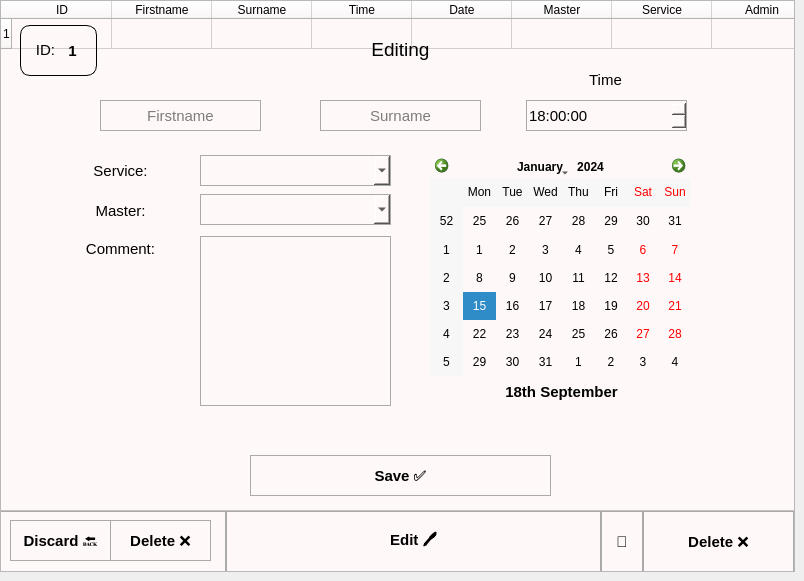
    <widget class="QWidget" name="tab_3">
     <attribute name="title">
      <string>Manage appointments</string>
     </attribute>
     <widget class="QFrame" name="frame_2">
      <property name="geometry">
       <rect>
        <x>0</x>
        <y>0</y>
        <width>795</width>
        <height>572</height>
       </rect>
      </property>
      <property name="frameShape">
       <enum>QFrame::StyledPanel</enum>
      </property>
      <property name="frameShadow">
       <enum>QFrame::Raised</enum>
      </property>
      <widget class="QTableWidget" name="tableWidget">
       <property name="geometry">
        <rect>
         <x>0</x>
         <y>0</y>
         <width>795</width>
         <height>511</height>
        </rect>
       </property>
       <property name="sizePolicy">
        <sizepolicy hsizetype="Expanding" vsizetype="Expanding">
         <horstretch>0</horstretch>
         <verstretch>0</verstretch>
        </sizepolicy>
       </property>
       <property name="styleSheet">
        <string notr="true">background: none;
background-color: rgb(255, 248, 248);</string>
       </property>
       <property name="frameShape">
        <enum>QFrame::StyledPanel</enum>
       </property>
       <property name="horizontalScrollBarPolicy">
        <enum>Qt::ScrollBarAlwaysOff</enum>
       </property>
       <property name="sizeAdjustPolicy">
        <enum>QAbstractScrollArea::AdjustIgnored</enum>
       </property>
       <property name="sortingEnabled">
        <bool>true</bool>
       </property>
       <property name="columnCount">
        <number>10</number>
       </property>
       <row>
        <property name="text">
         <string>1</string>
        </property>
       </row>
       <column>
        <property name="text">
         <string>ID</string>
        </property>
        <property name="textAlignment">
         <set>AlignCenter</set>
        </property>
       </column>
       <column>
        <property name="text">
         <string>Firstname</string>
        </property>
        <property name="textAlignment">
         <set>AlignCenter</set>
        </property>
       </column>
       <column>
        <property name="text">
         <string>Surname</string>
        </property>
        <property name="textAlignment">
         <set>AlignCenter</set>
        </property>
       </column>
       <column>
        <property name="text">
         <string>Time</string>
        </property>
        <property name="textAlignment">
         <set>AlignCenter</set>
        </property>
       </column>
       <column>
        <property name="text">
         <string>Date</string>
        </property>
        <property name="textAlignment">
         <set>AlignCenter</set>
        </property>
       </column>
       <column>
        <property name="text">
         <string>Master</string>
        </property>
        <property name="textAlignment">
         <set>AlignCenter</set>
        </property>
       </column>
       <column>
        <property name="text">
         <string>Service</string>
        </property>
        <property name="textAlignment">
         <set>AlignCenter</set>
        </property>
       </column>
       <column>
        <property name="text">
         <string>Admin</string>
        </property>
        <property name="textAlignment">
         <set>AlignCenter</set>
        </property>
       </column>
       <column>
        <property name="text">
         <string>Added on</string>
        </property>
        <property name="textAlignment">
         <set>AlignCenter</set>
        </property>
       </column>
       <column>
        <property name="text">
         <string>Comment</string>
        </property>
        <property name="textAlignment">
         <set>AlignCenter</set>
        </property>
       </column>
       <item row="0" column="0">
        <property name="text">
         <string/>
        </property>
       </item>
      </widget>
      <widget class="QPushButton" name="pushButton_10">
       <property name="geometry">
        <rect>
         <x>226</x>
         <y>511</y>
         <width>375</width>
         <height>61</height>
        </rect>
       </property>
       <property name="sizeIncrement">
        <size>
         <width>0</width>
         <height>0</height>
        </size>
       </property>
       <property name="font">
        <font>
         <pointsize>11</pointsize>
         <bold>true</bold>
        </font>
       </property>
       <property name="focusPolicy">
        <enum>Qt::StrongFocus</enum>
       </property>
       <property name="styleSheet">
        <string notr="true">background: none;
background-color: rgb(255, 248, 248);
border: 1px solid rgb(170, 170, 170);</string>
       </property>
       <property name="text">
        <string>Edit 🖊️</string>
       </property>
       <property name="iconSize">
        <size>
         <width>17</width>
         <height>16</height>
        </size>
       </property>
      </widget>
      <widget class="QPushButton" name="pushButton_11">
       <property name="geometry">
        <rect>
         <x>643</x>
         <y>511</y>
         <width>151</width>
         <height>61</height>
        </rect>
       </property>
       <property name="sizeIncrement">
        <size>
         <width>0</width>
         <height>0</height>
        </size>
       </property>
       <property name="font">
        <font>
         <pointsize>11</pointsize>
         <bold>true</bold>
        </font>
       </property>
       <property name="focusPolicy">
        <enum>Qt::StrongFocus</enum>
       </property>
       <property name="styleSheet">
        <string notr="true">background: none;
background-color: rgb(255, 248, 248);
border: 1px solid rgb(170, 170, 170);</string>
       </property>
       <property name="text">
        <string>Delete ❌</string>
       </property>
       <property name="iconSize">
        <size>
         <width>17</width>
         <height>16</height>
        </size>
       </property>
      </widget>
      <widget class="QPushButton" name="pushButton_13">
       <property name="geometry">
        <rect>
         <x>601</x>
         <y>511</y>
         <width>42</width>
         <height>61</height>
        </rect>
       </property>
       <property name="sizeIncrement">
        <size>
         <width>0</width>
         <height>0</height>
        </size>
       </property>
       <property name="font">
        <font>
         <pointsize>11</pointsize>
         <bold>true</bold>
        </font>
       </property>
       <property name="focusPolicy">
        <enum>Qt::StrongFocus</enum>
       </property>
       <property name="styleSheet">
        <string notr="true">background: none;
background-color: rgb(255, 248, 248);
border: 1px solid rgb(170, 170, 170);</string>
       </property>
       <property name="text">
        <string>🔄</string>
       </property>
       <property name="iconSize">
        <size>
         <width>17</width>
         <height>16</height>
        </size>
       </property>
      </widget>
      <widget class="QPushButton" name="pushButton_17">
       <property name="geometry">
        <rect>
         <x>0</x>
         <y>511</y>
         <width>226</width>
         <height>61</height>
        </rect>
       </property>
       <property name="sizeIncrement">
        <size>
         <width>0</width>
         <height>0</height>
        </size>
       </property>
       <property name="font">
        <font>
         <pointsize>11</pointsize>
         <bold>true</bold>
        </font>
       </property>
       <property name="focusPolicy">
        <enum>Qt::StrongFocus</enum>
       </property>
       <property name="styleSheet">
        <string notr="true">background: none;
background-color: rgb(255, 248, 248);
border: 1px solid rgb(170, 170, 170);</string>
       </property>
       <property name="text">
        <string>Add</string>
       </property>
       <property name="iconSize">
        <size>
         <width>17</width>
         <height>16</height>
        </size>
       </property>
      </widget>
     </widget>
     <widget class="QFrame" name="frame_5">
      <property name="geometry">
       <rect>
        <x>0</x>
        <y>0</y>
        <width>795</width>
        <height>572</height>
       </rect>
      </property>
      <property name="frameShape">
       <enum>QFrame::StyledPanel</enum>
      </property>
      <property name="frameShadow">
       <enum>QFrame::Raised</enum>
      </property>
      <widget class="QLineEdit" name="lineEdit_7">
       <property name="geometry">
        <rect>
         <x>100</x>
         <y>100</y>
         <width>161</width>
         <height>31</height>
        </rect>
       </property>
       <property name="font">
        <font>
         <pointsize>11</pointsize>
        </font>
       </property>
       <property name="styleSheet">
        <string notr="true">background: none;
background-color: rgb(255, 248, 248);
border: 1px solid rgb(170, 170, 170);</string>
       </property>
       <property name="text">
        <string/>
       </property>
       <property name="alignment">
        <set>Qt::AlignCenter</set>
       </property>
       <property name="placeholderText">
        <string>Firstname</string>
       </property>
      </widget>
      <widget class="QLineEdit" name="lineEdit_6">
       <property name="geometry">
        <rect>
         <x>320</x>
         <y>100</y>
         <width>161</width>
         <height>31</height>
        </rect>
       </property>
       <property name="font">
        <font>
         <pointsize>11</pointsize>
        </font>
       </property>
       <property name="styleSheet">
        <string notr="true">background: none;
background-color: rgb(255, 248, 248);
border: 1px solid rgb(170, 170, 170);</string>
       </property>
       <property name="alignment">
        <set>Qt::AlignCenter</set>
       </property>
       <property name="placeholderText">
        <string>Surname</string>
       </property>
      </widget>
      <widget class="QTimeEdit" name="timeEdit_2">
       <property name="geometry">
        <rect>
         <x>526</x>
         <y>100</y>
         <width>161</width>
         <height>31</height>
        </rect>
       </property>
       <property name="font">
        <font>
         <pointsize>11</pointsize>
        </font>
       </property>
       <property name="styleSheet">
        <string notr="true">background: none;
background-color: rgb(255, 248, 248);
border: 1px solid rgb(170, 170, 170);</string>
       </property>
       <property name="time">
        <time>
         <hour>18</hour>
         <minute>0</minute>
         <second>0</second>
        </time>
       </property>
      </widget>
      <widget class="QLabel" name="label_13">
       <property name="geometry">
        <rect>
         <x>570</x>
         <y>70</y>
         <width>71</width>
         <height>20</height>
        </rect>
       </property>
       <property name="font">
        <font>
         <pointsize>11</pointsize>
        </font>
       </property>
       <property name="styleSheet">
        <string notr="true"/>
       </property>
       <property name="text">
        <string>Time</string>
       </property>
       <property name="alignment">
        <set>Qt::AlignCenter</set>
       </property>
      </widget>
      <widget class="QLabel" name="label_10">
       <property name="geometry">
        <rect>
         <x>431</x>
         <y>376</y>
         <width>261</width>
         <height>31</height>
        </rect>
       </property>
       <property name="font">
        <font>
         <pointsize>11</pointsize>
         <bold>true</bold>
        </font>
       </property>
       <property name="styleSheet">
        <string notr="true">background: none;
background-color: rgb(255, 248, 248);</string>
       </property>
       <property name="text">
        <string>18th September</string>
       </property>
       <property name="alignment">
        <set>Qt::AlignCenter</set>
       </property>
      </widget>
      <widget class="QComboBox" name="comboBox_4">
       <property name="geometry">
        <rect>
         <x>200</x>
         <y>194</y>
         <width>191</width>
         <height>31</height>
        </rect>
       </property>
       <property name="font">
        <font>
         <pointsize>11</pointsize>
        </font>
       </property>
       <property name="styleSheet">
        <string notr="true">background: none;
background-color: rgb(255, 248, 248);
border: 1px solid rgb(170, 170, 170);
</string>
       </property>
      </widget>
      <widget class="QLabel" name="label_11">
       <property name="geometry">
        <rect>
         <x>45</x>
         <y>200</y>
         <width>151</width>
         <height>21</height>
        </rect>
       </property>
       <property name="font">
        <font>
         <pointsize>11</pointsize>
        </font>
       </property>
       <property name="text">
        <string>Master:</string>
       </property>
       <property name="alignment">
        <set>Qt::AlignCenter</set>
       </property>
      </widget>
      <widget class="QLabel" name="label_12">
       <property name="geometry">
        <rect>
         <x>45</x>
         <y>160</y>
         <width>151</width>
         <height>21</height>
        </rect>
       </property>
       <property name="font">
        <font>
         <pointsize>11</pointsize>
        </font>
       </property>
       <property name="text">
        <string>Service:</string>
       </property>
       <property name="alignment">
        <set>Qt::AlignCenter</set>
       </property>
      </widget>
      <widget class="QComboBox" name="comboBox_3">
       <property name="geometry">
        <rect>
         <x>200</x>
         <y>155</y>
         <width>191</width>
         <height>31</height>
        </rect>
       </property>
       <property name="font">
        <font>
         <pointsize>11</pointsize>
        </font>
       </property>
       <property name="styleSheet">
        <string notr="true">background: none;
background-color: rgb(255, 248, 248);
border: 1px solid rgb(170, 170, 170);</string>
       </property>
      </widget>
      <widget class="QCalendarWidget" name="calendarWidget_2">
       <property name="geometry">
        <rect>
         <x>430</x>
         <y>155</y>
         <width>261</width>
         <height>221</height>
        </rect>
       </property>
       <property name="styleSheet">
        <string notr="true">background: none;
background-color: rgb(255, 248, 248);
color: rgb(0,0,0);</string>
       </property>
      </widget>
      <widget class="QPushButton" name="pushButton_6">
       <property name="geometry">
        <rect>
         <x>250</x>
         <y>455</y>
         <width>301</width>
         <height>41</height>
        </rect>
       </property>
       <property name="sizeIncrement">
        <size>
         <width>0</width>
         <height>0</height>
        </size>
       </property>
       <property name="font">
        <font>
         <pointsize>11</pointsize>
         <bold>true</bold>
        </font>
       </property>
       <property name="focusPolicy">
        <enum>Qt::StrongFocus</enum>
       </property>
       <property name="styleSheet">
        <string notr="true">background: none;
background-color: rgb(255, 248, 248);
border: 1px solid rgb(170, 170, 170);</string>
       </property>
       <property name="text">
        <string>Save ✅</string>
       </property>
       <property name="iconSize">
        <size>
         <width>17</width>
         <height>16</height>
        </size>
       </property>
      </widget>
      <widget class="QPushButton" name="pushButton_9">
       <property name="geometry">
        <rect>
         <x>10</x>
         <y>520</y>
         <width>101</width>
         <height>41</height>
        </rect>
       </property>
       <property name="sizeIncrement">
        <size>
         <width>0</width>
         <height>0</height>
        </size>
       </property>
       <property name="font">
        <font>
         <pointsize>11</pointsize>
         <bold>true</bold>
        </font>
       </property>
       <property name="focusPolicy">
        <enum>Qt::StrongFocus</enum>
       </property>
       <property name="styleSheet">
        <string notr="true">background: none;
background-color: rgb(255, 248, 248);
border: 1px solid rgb(170, 170, 170);</string>
       </property>
       <property name="text">
        <string>Discard 🔙</string>
       </property>
       <property name="iconSize">
        <size>
         <width>17</width>
         <height>16</height>
        </size>
       </property>
      </widget>
      <widget class="QPushButton" name="pushButton_12">
       <property name="geometry">
        <rect>
         <x>110</x>
         <y>520</y>
         <width>101</width>
         <height>41</height>
        </rect>
       </property>
       <property name="sizeIncrement">
        <size>
         <width>0</width>
         <height>0</height>
        </size>
       </property>
       <property name="font">
        <font>
         <pointsize>11</pointsize>
         <bold>true</bold>
        </font>
       </property>
       <property name="focusPolicy">
        <enum>Qt::StrongFocus</enum>
       </property>
       <property name="styleSheet">
        <string notr="true">background: none;
background-color: rgb(255, 248, 248);
border: 1px solid rgb(170, 170, 170);</string>
       </property>
       <property name="text">
        <string>Delete ❌</string>
       </property>
       <property name="iconSize">
        <size>
         <width>17</width>
         <height>16</height>
        </size>
       </property>
      </widget>
      <widget class="QLabel" name="label_15">
       <property name="geometry">
        <rect>
         <x>320</x>
         <y>34</y>
         <width>161</width>
         <height>31</height>
        </rect>
       </property>
       <property name="font">
        <font>
         <pointsize>14</pointsize>
        </font>
       </property>
       <property name="text">
        <string>Editing</string>
       </property>
       <property name="alignment">
        <set>Qt::AlignCenter</set>
       </property>
      </widget>
      <widget class="QLabel" name="label_14">
       <property name="geometry">
        <rect>
         <x>45</x>
         <y>238</y>
         <width>151</width>
         <height>21</height>
        </rect>
       </property>
       <property name="font">
        <font>
         <pointsize>11</pointsize>
        </font>
       </property>
       <property name="text">
        <string>Comment:</string>
       </property>
       <property name="alignment">
        <set>Qt::AlignCenter</set>
       </property>
      </widget>
      <widget class="QTextEdit" name="textEdit">
       <property name="geometry">
        <rect>
         <x>200</x>
         <y>236</y>
         <width>191</width>
         <height>170</height>
        </rect>
       </property>
       <property name="font">
        <font>
         <pointsize>10</pointsize>
        </font>
       </property>
       <property name="styleSheet">
        <string notr="true">background: none;
background-color: rgb(255, 248, 248);
border: 1px solid rgb(170, 170, 170);</string>
       </property>
      </widget>
      <widget class="QGroupBox" name="groupBox_2">
       <property name="geometry">
        <rect>
         <x>20</x>
         <y>25</y>
         <width>77</width>
         <height>51</height>
        </rect>
       </property>
       <property name="styleSheet">
        <string notr="true">border: 1px solid black;
border-radius: 10px;
background: none;</string>
       </property>
       <property name="title">
        <string/>
       </property>
       <widget class="QLabel" name="label_16">
        <property name="geometry">
         <rect>
          <x>10</x>
          <y>15</y>
          <width>31</width>
          <height>20</height>
         </rect>
        </property>
        <property name="font">
         <font>
          <pointsize>11</pointsize>
         </font>
        </property>
        <property name="styleSheet">
         <string notr="true">border: none;
background: none;</string>
        </property>
        <property name="text">
         <string>ID:</string>
        </property>
        <property name="alignment">
         <set>Qt::AlignCenter</set>
        </property>
       </widget>
       <widget class="QLabel" name="label_17">
        <property name="geometry">
         <rect>
          <x>37</x>
          <y>10</y>
          <width>31</width>
          <height>31</height>
         </rect>
        </property>
        <property name="font">
         <font>
          <pointsize>11</pointsize>
          <bold>true</bold>
         </font>
        </property>
        <property name="styleSheet">
         <string notr="true">border: none;
background: none;</string>
        </property>
        <property name="text">
         <string>1</string>
        </property>
        <property name="alignment">
         <set>Qt::AlignCenter</set>
        </property>
       </widget>
      </widget>
     </widget>
     <widget class="QFrame" name="frame_10">
      <property name="geometry">
       <rect>
        <x>0</x>
        <y>0</y>
        <width>795</width>
        <height>572</height>
       </rect>
      </property>
      <property name="frameShape">
       <enum>QFrame::StyledPanel</enum>
      </property>
      <property name="frameShadow">
       <enum>QFrame::Raised</enum>
      </property>
      <widget class="QLineEdit" name="lineEdit_8">
       <property name="geometry">
        <rect>
         <x>100</x>
         <y>100</y>
         <width>161</width>
         <height>31</height>
        </rect>
       </property>
       <property name="font">
        <font>
         <pointsize>11</pointsize>
        </font>
       </property>
       <property name="styleSheet">
        <string notr="true">background: none;
background-color: rgb(255, 248, 248);
border: 1px solid rgb(170, 170, 170);</string>
       </property>
       <property name="text">
        <string/>
       </property>
       <property name="alignment">
        <set>Qt::AlignCenter</set>
       </property>
       <property name="placeholderText">
        <string>Firstname</string>
       </property>
      </widget>
      <widget class="QLineEdit" name="lineEdit_9">
       <property name="geometry">
        <rect>
         <x>316</x>
         <y>100</y>
         <width>161</width>
         <height>31</height>
        </rect>
       </property>
       <property name="font">
        <font>
         <pointsize>11</pointsize>
        </font>
       </property>
       <property name="styleSheet">
        <string notr="true">background: none;
background-color: rgb(255, 248, 248);
border: 1px solid rgb(170, 170, 170);</string>
       </property>
       <property name="alignment">
        <set>Qt::AlignCenter</set>
       </property>
       <property name="placeholderText">
        <string>Surname</string>
       </property>
      </widget>
      <widget class="QTimeEdit" name="timeEdit_3">
       <property name="geometry">
        <rect>
         <x>530</x>
         <y>100</y>
         <width>161</width>
         <height>31</height>
        </rect>
       </property>
       <property name="font">
        <font>
         <pointsize>11</pointsize>
        </font>
       </property>
       <property name="styleSheet">
        <string notr="true">background: none;
background-color: rgb(255, 248, 248);
border: 1px solid rgb(170, 170, 170);</string>
       </property>
       <property name="time">
        <time>
         <hour>18</hour>
         <minute>0</minute>
         <second>0</second>
        </time>
       </property>
      </widget>
      <widget class="QLabel" name="label_18">
       <property name="geometry">
        <rect>
         <x>570</x>
         <y>70</y>
         <width>71</width>
         <height>20</height>
        </rect>
       </property>
       <property name="font">
        <font>
         <pointsize>11</pointsize>
        </font>
       </property>
       <property name="styleSheet">
        <string notr="true"/>
       </property>
       <property name="text">
        <string>Time</string>
       </property>
       <property name="alignment">
        <set>Qt::AlignCenter</set>
       </property>
      </widget>
      <widget class="QLabel" name="label_19">
       <property name="geometry">
        <rect>
         <x>431</x>
         <y>376</y>
         <width>261</width>
         <height>31</height>
        </rect>
       </property>
       <property name="font">
        <font>
         <pointsize>11</pointsize>
         <bold>true</bold>
        </font>
       </property>
       <property name="styleSheet">
        <string notr="true">background: none;
background-color: rgb(255, 248, 248);</string>
       </property>
       <property name="text">
        <string/>
       </property>
       <property name="alignment">
        <set>Qt::AlignCenter</set>
       </property>
      </widget>
      <widget class="QComboBox" name="comboBox">
       <property name="geometry">
        <rect>
         <x>200</x>
         <y>155</y>
         <width>191</width>
         <height>31</height>
        </rect>
       </property>
       <property name="font">
        <font>
         <pointsize>11</pointsize>
        </font>
       </property>
       <property name="styleSheet">
        <string notr="true">background: none;
background-color: rgb(255, 248, 248);
border: 1px solid rgb(170, 170, 170);
</string>
       </property>
      </widget>
      <widget class="QLabel" name="label_20">
       <property name="geometry">
        <rect>
         <x>44</x>
         <y>200</y>
         <width>151</width>
         <height>21</height>
        </rect>
       </property>
       <property name="font">
        <font>
         <pointsize>11</pointsize>
        </font>
       </property>
       <property name="text">
        <string>Master:</string>
       </property>
       <property name="alignment">
        <set>Qt::AlignCenter</set>
       </property>
      </widget>
      <widget class="QLabel" name="label_21">
       <property name="geometry">
        <rect>
         <x>45</x>
         <y>160</y>
         <width>151</width>
         <height>21</height>
        </rect>
       </property>
       <property name="font">
        <font>
         <pointsize>11</pointsize>
        </font>
       </property>
       <property name="text">
        <string>Service:</string>
       </property>
       <property name="alignment">
        <set>Qt::AlignCenter</set>
       </property>
      </widget>
      <widget class="QComboBox" name="comboBox_2">
       <property name="geometry">
        <rect>
         <x>200</x>
         <y>194</y>
         <width>191</width>
         <height>31</height>
        </rect>
       </property>
       <property name="font">
        <font>
         <pointsize>11</pointsize>
        </font>
       </property>
       <property name="styleSheet">
        <string notr="true">background: none;
background-color: rgb(255, 248, 248);
border: 1px solid rgb(170, 170, 170);</string>
       </property>
      </widget>
      <widget class="QCalendarWidget" name="calendarWidget">
       <property name="geometry">
        <rect>
         <x>430</x>
         <y>155</y>
         <width>261</width>
         <height>221</height>
        </rect>
       </property>
       <property name="styleSheet">
        <string notr="true">background: none;
background-color: rgb(255, 248, 248);
color: rgb(0,0,0);</string>
       </property>
      </widget>
      <widget class="QPushButton" name="pushButton_18">
       <property name="geometry">
        <rect>
         <x>250</x>
         <y>455</y>
         <width>301</width>
         <height>41</height>
        </rect>
       </property>
       <property name="sizeIncrement">
        <size>
         <width>0</width>
         <height>0</height>
        </size>
       </property>
       <property name="font">
        <font>
         <pointsize>11</pointsize>
         <bold>true</bold>
        </font>
       </property>
       <property name="focusPolicy">
        <enum>Qt::StrongFocus</enum>
       </property>
       <property name="styleSheet">
        <string notr="true">background: none;
background-color: rgb(255, 248, 248);
border: 1px solid rgb(170, 170, 170);</string>
       </property>
       <property name="text">
        <string>Save ✅</string>
       </property>
       <property name="iconSize">
        <size>
         <width>17</width>
         <height>16</height>
        </size>
       </property>
      </widget>
      <widget class="QPushButton" name="pushButton_19">
       <property name="geometry">
        <rect>
         <x>10</x>
         <y>520</y>
         <width>101</width>
         <height>41</height>
        </rect>
       </property>
       <property name="sizeIncrement">
        <size>
         <width>0</width>
         <height>0</height>
        </size>
       </property>
       <property name="font">
        <font>
         <pointsize>11</pointsize>
         <bold>true</bold>
        </font>
       </property>
       <property name="focusPolicy">
        <enum>Qt::StrongFocus</enum>
       </property>
       <property name="styleSheet">
        <string notr="true">background: none;
background-color: rgb(255, 248, 248);
border: 1px solid rgb(170, 170, 170);</string>
       </property>
       <property name="text">
        <string>Discard 🔙</string>
       </property>
       <property name="iconSize">
        <size>
         <width>17</width>
         <height>16</height>
        </size>
       </property>
      </widget>
      <widget class="QPushButton" name="pushButton_25">
       <property name="geometry">
        <rect>
         <x>110</x>
         <y>520</y>
         <width>101</width>
         <height>41</height>
        </rect>
       </property>
       <property name="sizeIncrement">
        <size>
         <width>0</width>
         <height>0</height>
        </size>
       </property>
       <property name="font">
        <font>
         <pointsize>11</pointsize>
         <bold>true</bold>
        </font>
       </property>
       <property name="focusPolicy">
        <enum>Qt::StrongFocus</enum>
       </property>
       <property name="styleSheet">
        <string notr="true">background: none;
background-color: rgb(255, 248, 248);
border: 1px solid rgb(170, 170, 170);</string>
       </property>
       <property name="text">
        <string>Delete ❌</string>
       </property>
       <property name="iconSize">
        <size>
         <width>17</width>
         <height>16</height>
        </size>
       </property>
      </widget>
      <widget class="QLabel" name="label_22">
       <property name="geometry">
        <rect>
         <x>287</x>
         <y>34</y>
         <width>221</width>
         <height>31</height>
        </rect>
       </property>
       <property name="font">
        <font>
         <pointsize>14</pointsize>
        </font>
       </property>
       <property name="text">
        <string>Making an appointment</string>
       </property>
       <property name="alignment">
        <set>Qt::AlignCenter</set>
       </property>
      </widget>
      <widget class="QLabel" name="label_25">
       <property name="geometry">
        <rect>
         <x>45</x>
         <y>238</y>
         <width>151</width>
         <height>21</height>
        </rect>
       </property>
       <property name="font">
        <font>
         <pointsize>11</pointsize>
        </font>
       </property>
       <property name="text">
        <string>Comment:</string>
       </property>
       <property name="alignment">
        <set>Qt::AlignCenter</set>
       </property>
      </widget>
      <widget class="QTextEdit" name="textEdit_2">
       <property name="geometry">
        <rect>
         <x>200</x>
         <y>235</y>
         <width>191</width>
         <height>172</height>
        </rect>
       </property>
       <property name="sizePolicy">
        <sizepolicy hsizetype="Fixed" vsizetype="Fixed">
         <horstretch>0</horstretch>
         <verstretch>0</verstretch>
        </sizepolicy>
       </property>
       <property name="font">
        <font>
         <pointsize>10</pointsize>
        </font>
       </property>
       <property name="cursor" stdset="0">
        <cursorShape>IBeamCursor</cursorShape>
       </property>
       <property name="styleSheet">
        <string notr="true">background: none;
background-color: rgb(255, 248, 248);
border: 1px solid rgb(170, 170, 170);</string>
       </property>
      </widget>
      <widget class="QGroupBox" name="groupBox">
       <property name="geometry">
        <rect>
         <x>20</x>
         <y>25</y>
         <width>91</width>
         <height>51</height>
        </rect>
       </property>
       <property name="styleSheet">
        <string notr="true">border: 1px solid black;
border-radius: 10px;
background: none;</string>
       </property>
       <property name="title">
        <string/>
       </property>
       <widget class="QLabel" name="label_23">
        <property name="geometry">
         <rect>
          <x>12</x>
          <y>15</y>
          <width>31</width>
          <height>20</height>
         </rect>
        </property>
        <property name="font">
         <font>
          <pointsize>11</pointsize>
         </font>
        </property>
        <property name="styleSheet">
         <string notr="true">border: none;
background: none;</string>
        </property>
        <property name="text">
         <string>ID:</string>
        </property>
        <property name="alignment">
         <set>Qt::AlignCenter</set>
        </property>
       </widget>
       <widget class="QLabel" name="label_24">
        <property name="geometry">
         <rect>
          <x>50</x>
          <y>10</y>
          <width>31</width>
          <height>31</height>
         </rect>
        </property>
        <property name="font">
         <font>
          <pointsize>11</pointsize>
          <bold>true</bold>
         </font>
        </property>
        <property name="styleSheet">
         <string notr="true">border: none;
background: none;</string>
        </property>
        <property name="text">
         <string>1</string>
        </property>
        <property name="alignment">
         <set>Qt::AlignCenter</set>
        </property>
       </widget>
      </widget>
     </widget>
     <zorder>frame_10</zorder>
     <zorder>frame_2</zorder>
     <zorder>frame_5</zorder>
    </widget>
